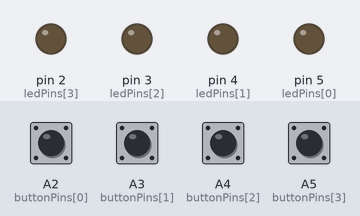
Recording of a sketch running on a simulated Arduino Uno, built with avr-gcc and run on an emulated ATmega328P. Shown: output pins drawn as LEDs (lit = HIGH). Dashed ring = blinking. The test bench sets the inputs (shaded band); at power-on: A2 (buttonPins[0]), A3 (buttonPins[1]), A4 (buttonPins[2]), A5 (buttonPins[3]) LOW. Random numbers use the default seed unless the sketch sets one.

Above: at 2.0 s.
2.1 s: A2 (buttonPins[0]) pulled HIGH for 0.15 s
At 3.5 s:
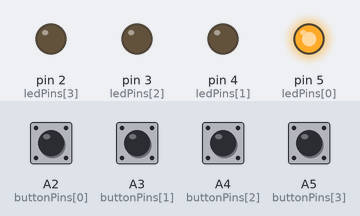
5.1 s: A3 (buttonPins[1]) pulled HIGH for 0.15 s
At 5.55 s:
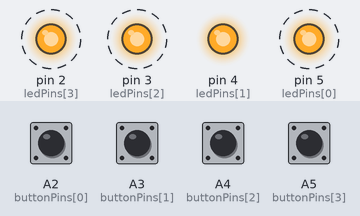
8.1 s: A4 (buttonPins[2]) pulled HIGH for 1 s
12.0 s: A5 (buttonPins[3]) pulled HIGH for 0.15 s
At 13.8 s:
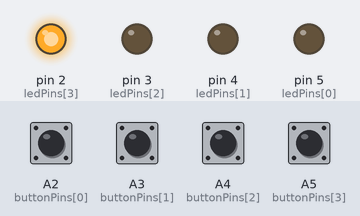
15.1 s: A2 (buttonPins[0]) pulled HIGH for 1 s
At 15.85 s:
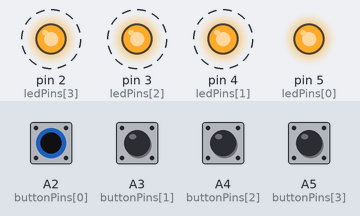
18.4 s: A3 (buttonPins[1]) pulled HIGH for 1 s
Timing chart, 0 to 22.3 s (numbered marks = the images above; inputs shaded):
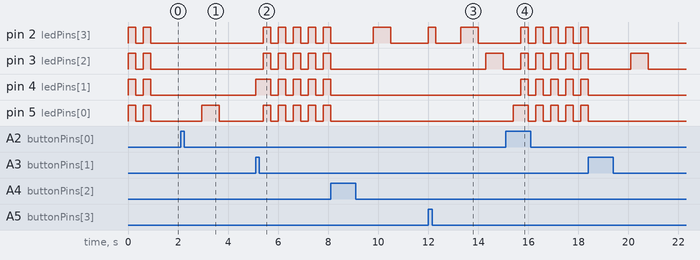

The sketch:

game.ino
```cpp
int ledPins[] = {5, 4, 3, 2};           // Array storing pin numbers for the 4 LEDs
int buttonPins[] = {A2, A3, A4, A5};    // Array storing pin numbers for the 4 buttons

int sequence[100];                      // Array to store the sequence of LED indexes
int sequenceLength = 0;                 // Number of steps currently in the sequence
int playerIndex = 0;                    // Current position of player input in the sequence
bool waitingForPlayer = false;          // Flag to indicate if the game is waiting for player's input

void setup() {
  for (int i = 0; i < 4; i++) {         // Loop through each LED/button pair
    pinMode(ledPins[i], OUTPUT);        // Set LED pins as outputs
    pinMode(buttonPins[i], INPUT);      // Set button pins as inputs
  }

  randomSeed(analogRead(A0));           // Initialize random number generator with noise from analog pin A0
  waitForStart();                       // Wait until player presses a button to start
  nextRound();                         // Start the first round by generating sequence and showing it
}

void loop() {
  if (waitingForPlayer) {                // Only check for input if it's the player's turn
    for (int i = 0; i < 4; i++) {       // Check each button
      if (digitalRead(buttonPins[i]) == HIGH) {  // If button i is pressed
        handlePlayerInput(i);            // Process the player's input for button i
        while (digitalRead(buttonPins[i]) == HIGH);  // Wait until button is released (simple debounce)
        delay(100);                     // Short delay to avoid multiple triggers
      }
    }
  }
}

void waitForStart() {
  flashAll(2);                          // Flash all LEDs twice to indicate waiting for start
  while (true) {                       // Infinite loop until a button press is detected
    for (int i = 0; i < 4; i++) {      // Check each button
      if (digitalRead(buttonPins[i]) == HIGH) {   // If button i is pressed
        while (digitalRead(buttonPins[i]) == HIGH); // Wait for button release
        delay(200);
        return;                       // Exit the function to start the game
      }
    }
  }
}

void nextRound() {
  sequence[sequenceLength] = random(0, 4);  // Add a random LED index (0-3) to the sequence
  sequenceLength++;                       // Increase the length of the sequence by 1
  showSequence();                        // Display the full sequence by flashing LEDs
  playerIndex = 0;                      // Reset player input position to start of sequence
  waitingForPlayer = true;               // Set flag to start waiting for player input
}

void showSequence() {
  delay(500);
  for (int i = 0; i < sequenceLength; i++) {
    int led = ledPins[sequence[i]];   // Get the pin number of the LED to flash
    digitalWrite(led, HIGH);          // Turn LED on
    delay(700);
    digitalWrite(led, LOW);           // Turn LED off
    delay(300);
  }
}

void handlePlayerInput(int btnIndex) {
  flashLED(btnIndex);                  // Flash the LED corresponding to the pressed button
  if (btnIndex == sequence[playerIndex]) {  // Check if player's input matches the sequence step
    playerIndex++;                    // Move to next step in sequence
    if (playerIndex == sequenceLength) {  // If entire sequence entered correctly
      waitingForPlayer = false;       // Stop waiting for input temporarily
      delay(500);                    // Short pause before next round
      nextRound();                   // Start next round by adding a new LED to sequence
    }
  } else {
    gameOver();                      // If wrong input, trigger game over sequence
  }
}

void gameOver() {
  flashAll(3);                      // Flash all LEDs three times to indicate game over
  sequenceLength = 0;               // Reset sequence length to zero
  playerIndex = 0;                  // Reset player input index
  waitingForPlayer = false;          // Stop waiting for player input
  waitForStart();                  // Wait for player to start a new game
  nextRound();                     // Start a new game round
}

void flashLED(int index) {
  digitalWrite(ledPins[index], HIGH);  // Turn on LED at given index
  delay(300);                        // Wait for 300 milliseconds
  digitalWrite(ledPins[index], LOW);   // Turn off LED
}

void flashAll(int times) {
  for (int t = 0; t < times; t++) {  // Repeat flashing 'times' number of times
    for (int i = 0; i < 4; i++) {     // Turn all LEDs on
      digitalWrite(ledPins[i], HIGH);
    }
    delay(300);
    for (int i = 0; i < 4; i++) {     // Turn all LEDs off
      digitalWrite(ledPins[i], LOW);
    }
    delay(300);
  }
}
```

Measured:
- after the input at 2.1 s, pin 5 (ledPins[0]): LOW → HIGH after 0.85 s, → LOW 0.70 s later
- after the input at 5.1 s, pin 2 (ledPins[3]), pin 3 (ledPins[2]), pin 5 (ledPins[0]): alternates HIGH for 0.30 s and LOW for 0.30 s, starting after 0.30 s; pin 4 (ledPins[1]): LOW → HIGH at once, then repeats every 0.60 s: LOW 0.30 s, HIGH 0.30 s
- after the input at 12.0 s, pin 2 (ledPins[3]): LOW → HIGH at once, → LOW 0.30 s later, → HIGH 1.0 s later, → LOW 0.70 s later; pin 3 (ledPins[2]): LOW → HIGH after 2.3 s, → LOW 0.70 s later
- after the input at 15.1 s, pin 2 (ledPins[3]), pin 3 (ledPins[2]), pin 4 (ledPins[1]): alternates HIGH for 0.30 s and LOW for 0.30 s, starting after 0.60 s; pin 5 (ledPins[0]): LOW → HIGH after 0.30 s, then repeats every 0.60 s: LOW 0.30 s, HIGH 0.30 s
